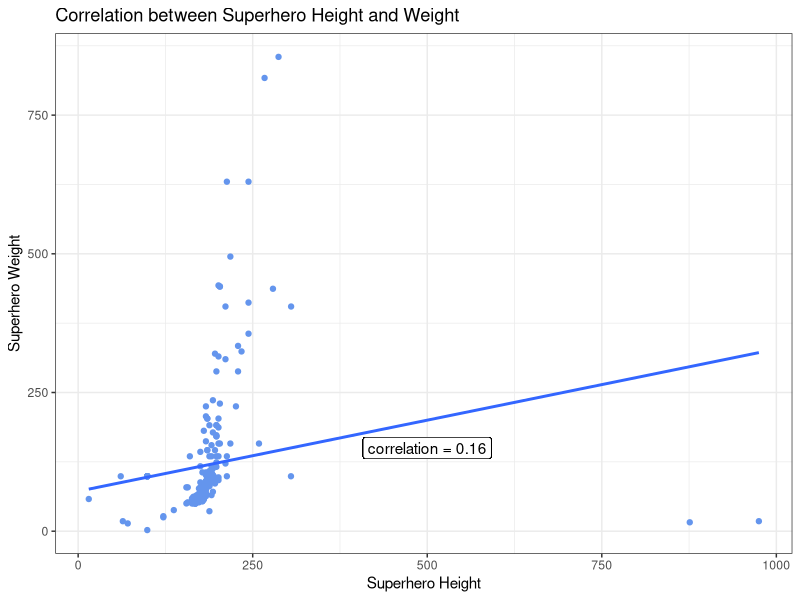
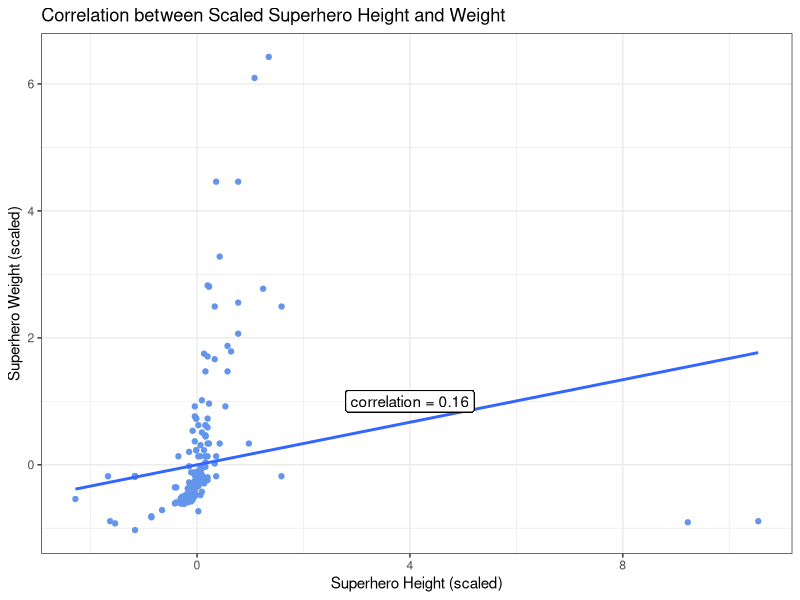

These figures' R source, in order:
## ---- chunk 1
library(readr)
library(ggplot2)
library(tidyverse)
library(psych)
  
  superheroData <- read_csv("../Data/superheroData.csv")
  superheroData <- na.omit(superheroData)
  superheroData[,c(2:6,9)] <- lapply(superheroData[,c(2:6,9)], factor)
## ---- chunk 2
head(superheroData)
## ---- chunk 3
correlation <- cor(superheroData$height, superheroData$weight)
correlation
cor.test(superheroData$height, superheroData$weight)
psych::corr.test(superheroData$height, superheroData$weight)
  
## ---- chunk 4

ggplot(data = superheroData, aes(x = height, y = weight)) +
  geom_point(color = "cornflowerblue") +
  geom_smooth(method = "lm", se = FALSE) +
  theme_bw() +
  labs(x = "Superhero Height", y = "Superhero Weight", title = "Correlation between Superhero Height and Weight") +
   geom_label(x = 500,
                y = 150,
             label = "correlation = 0.16")

#scale variables
superheroData$scaled_height <- scale(superheroData$height)
superheroData$scaled_weight <- scale(superheroData$weight) 
  
ggplot(data = superheroData, aes(x = scaled_height, y = scaled_weight)) +
  geom_point(color = "cornflowerblue") +
  geom_smooth(method = "lm", se = FALSE) +
  theme_bw() +
  labs(x = "Superhero Height (scaled)", y = "Superhero Weight (scaled)", title = "Correlation between Scaled Superhero Height and Weight") +
   geom_label(aes(x = 4,
                y = 1),
             label = "correlation = 0.16") +
  xlim(min(superheroData$scaled_height), max(superheroData$scaled_height)) +
  ylim(min(superheroData$scaled_weight), max(superheroData$scaled_weight))

## ---- chunk 5

#Intelligence = outcome variable
#Strength = continuous predictor variable 1
#Publisher = categorical predictor variable 1
#Gender = categorical predictor variable 2

corr_si <- cor(superheroData$intelligence, superheroData$strength)

model_1 <- lm(data = superheroData, superheroData$intelligence~superheroData$strength)

#standardize variables
superheroData$scaled_intelligence <- scale(superheroData$intelligence) 
superheroData$scaled_strength <- scale(superheroData$strength)

model_2 <- lm(data = superheroData, superheroData$scaled_intelligence~superheroData$scaled_strength)

print(corr_si)
summary(model_1)
summary(model_2)

## ---- chunk 6
#One way Anova and single variable categorical linear regression
aov1 <- aov(superheroData$intelligence~superheroData$publisher, data = superheroData)

summary(aov1)

model3 <- lm(data = superheroData, superheroData$scaled_intelligence~superheroData$publisher)

summary(model3)

#Two way Anova and multivariate categorical linear regression
aov2 <- aov(superheroData$intelligence~superheroData$publisher + superheroData$gender, data = superheroData)

summary(aov2)

model4 <- lm(data = superheroData, superheroData$scaled_intelligence~superheroData$publisher + superheroData$gender)

summary(model4)

